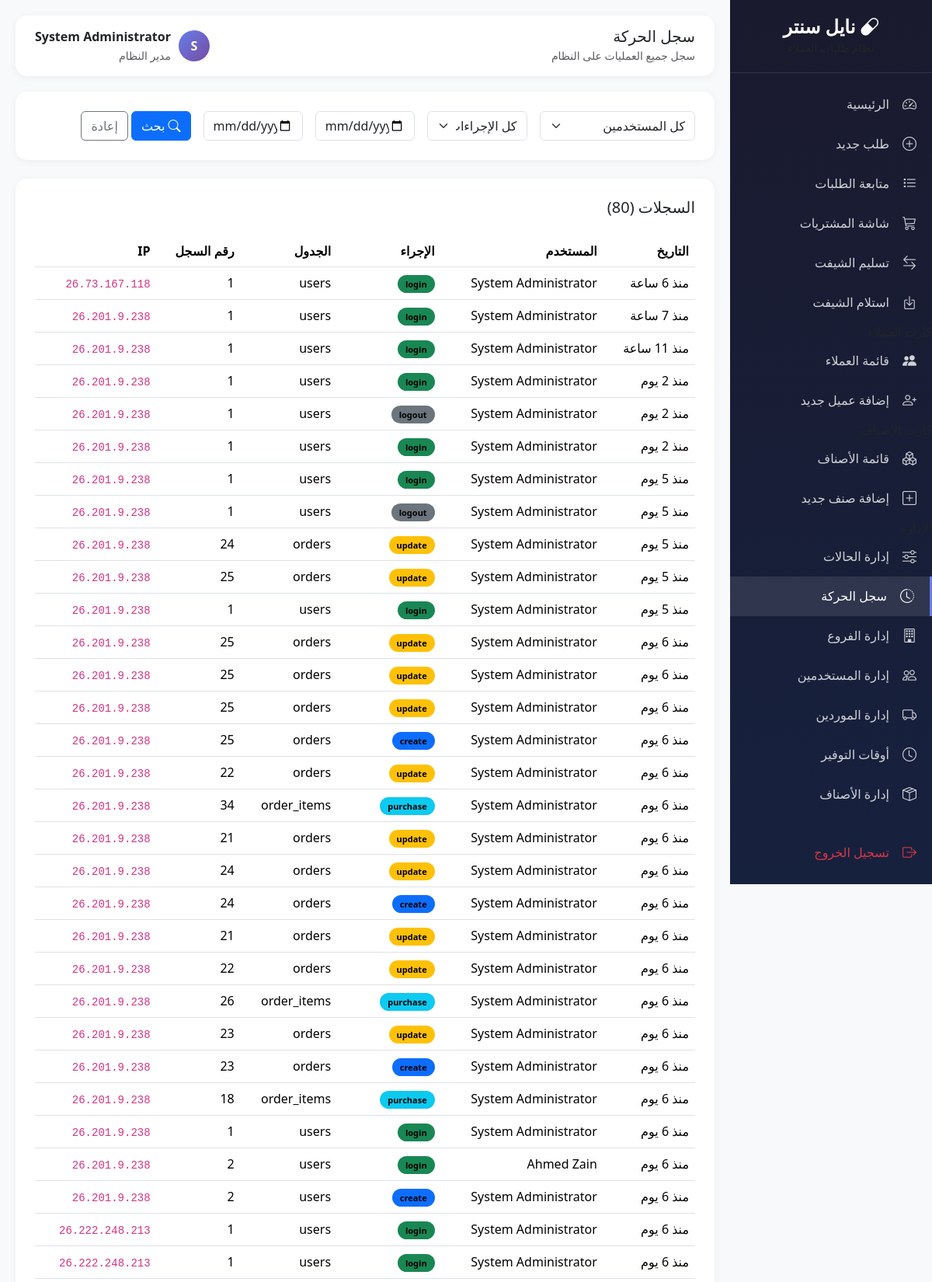
Screenshot of /modules/customer-requests/activity-log.php (signed in, upper part) with the database file from the repository.
### tables this page shows
CREATE TABLE `activity_logs` (
  `id` int(11) NOT NULL,
  `user_id` int(11) DEFAULT NULL,
  `user_name` varchar(100) DEFAULT NULL,
  `action` varchar(50) NOT NULL,
  `table_name` varchar(50) DEFAULT NULL,
  `record_id` int(11) DEFAULT NULL,
  `old_value` text DEFAULT NULL,
  `new_value` text DEFAULT NULL,
  `ip_address` varchar(50) DEFAULT NULL,
  `created_at` timestamp NOT NULL DEFAULT current_timestamp()
);

CREATE TABLE `users` (
  `id` int(11) NOT NULL,
  `username` varchar(50) NOT NULL,
  `password` varchar(255) NOT NULL,
  `full_name` varchar(100) NOT NULL,
  `role` enum('admin','pharmacist','purchaser','cashier') DEFAULT 'pharmacist',
  `branch_code` varchar(20) DEFAULT NULL,
  `phone` varchar(20) DEFAULT NULL,
  `is_active` tinyint(1) DEFAULT 1,
  `last_login` datetime DEFAULT NULL,
  `created_at` timestamp NOT NULL DEFAULT current_timestamp(),
  `updated_at` timestamp NOT NULL DEFAULT current_timestamp() ON UPDATE current_timestamp()
);

### core/config.php (called while the page is built, shortened)
<?php
function timeAgo($datetime) {
    $time = strtotime($datetime);
    $now = time();
    $diff = $now - $time;
    if ($diff < 86400) return 'منذ ' . floor($diff / 3600) . ' ساعة';
    if ($diff < 604800) return 'منذ ' . floor($diff / 86400) . ' يوم';
    return date('Y-m-d', $time);
}

### modules/customer-requests/activity-log.php (the view, shortened to what this page needs)
<?php
require_once __DIR__ . '/../../core/config.php';
$db = getDB();
$date_from = $_GET['date_from'] ?? '';
$date_to = $_GET['date_to'] ?? '';
$sql = "SELECT al.*, u.full_name as user_name
        FROM activity_logs al
        LEFT JOIN users u ON al.user_id = u.id
        WHERE 1=1";
$params = [];
$sql .= " ORDER BY al.created_at DESC LIMIT 500";
$stmt = $db->prepare($sql);
$stmt->execute($params);
$logs = $stmt->fetchAll();
$page_title = 'سجل الحركة';
?>
<!DOCTYPE html>
<html lang="ar" dir="rtl">
<head>
    <link href="https://cdn.jsdelivr.net/npm/bootstrap@5.3.2/dist/css/bootstrap.rtl.min.css" rel="stylesheet">
    <link href="https://cdn.jsdelivr.net/npm/bootstrap-icons@1.11.1/font/bootstrap-icons.css" rel="stylesheet">
</head>
<body>
 <?php require_once __DIR__ . '/../../includes/sidebar.php'; ?>
    <div class="main-content">
        <div class="topbar">
            <div><h5 class="mb-0"><?= $page_title ?></h5><small class="text-muted">سجل جميع العمليات على النظام</small></div>
            <div class="d-flex align-items-center">
                <div class="user-avatar" style="width:40px;height:40px;border-radius:50%;background:linear-gradient(135deg, var(--primary), var(--secondary));color:white;display:flex;align-items:center;justify-content:center;font-weight:700;margin-left:10px;"><?= mb_substr($_SESSION['user_name'], 0, 1) ?></div>
                <div><div class="fw-bold"><?= $_SESSION['user_name'] ?></div><small class="text-muted"><?= $_SESSION['user_role'] === 'admin' ? 'مدير النظام' : 'صيدلي' ?></small></div>
            </div>
        </div>
        <div class="content-card mb-4">
            <form method="GET" class="row g-3">
                <div class="col-md-3">
                    <select class="form-select" name="user">
                        <option value="">كل المستخدمين</option>
                    </select>
                </div>
                <div class="col-md-2">
                    <select class="form-select" name="action">
                        <option value="">كل الإجراءات</option>
                    </select>
                </div>
                <div class="col-md-2">
                    <input type="date" class="form-control" name="date_from" value="<?= $date_from ?>" placeholder="من">
                </div>
                <div class="col-md-2">
                    <input type="date" class="form-control" name="date_to" value="<?= $date_to ?>" placeholder="إلى">
                </div>
                <div class="col-md-3">
                    <button type="submit" class="btn btn-primary"><i class="bi bi-search me-1"></i>بحث</button>
                    <a href="activity-log.php" class="btn btn-outline-secondary">إعادة</a>
                </div>
            </form>
        </div>
        <div class="content-card">
            <h5 class="mb-4">السجلات (<?= count($logs) ?>)</h5>
            <div class="table-responsive">
                <table class="table table-hover">
                    <thead>
                        <tr>
                            <th>التاريخ</th>
                            <th>المستخدم</th>
                            <th>الإجراء</th>
                            <th>الجدول</th>
                            <th>رقم السجل</th>
                            <th>IP</th>
                        </tr>
                    </thead>
                    <tbody>
                        <?php foreach ($logs as $log): ?>
                        <tr class="log-row">
                            <td><?= timeAgo($log['created_at']) ?></td>
                            <td><?= $log['user_name'] ?? 'System' ?></td>
                            <td>
                                <span class="action-badge bg-<?=
                                    $log['action'] === 'login' ? 'success' :
                                    ($log['action'] === 'logout' ? 'secondary' :
                                    ($log['action'] === 'create' ? 'primary' :
                                    ($log['action'] === 'update' ? 'warning' :
                                    ($log['action'] === 'delete' ? 'danger' : 'info')))) ?>">
                                    <?= $log['action'] ?>
                                </span>
                            </td>
                            <td><?= $log['table_name'] ?? '-' ?></td>
                            <td><?= $log['record_id'] ?? '-' ?></td>
                            <td><code><?= $log['ip_address'] ?></code></td>
                        </tr>
                        <?php endforeach; ?>
                    </tbody>
                </table>
            </div>
        </div>
    </div>
</body>
</html>

### modules/customer-requests/activity-log.php (style rules this page uses)
:root { --primary: #667eea; --secondary: #764ba2; }
body { background: #f8f9fa; font-family: 'Segoe UI', Tahoma, Geneva, Verdana, sans-serif; }
.main-content { margin-right: 260px; padding: 20px; }
.topbar { background: white; border-radius: 15px; padding: 15px 25px; margin-bottom: 20px; box-shadow: 0 2px 10px rgba(0,0,0,0.05); display: flex; justify-content: space-between; align-items: center; }
.content-card { background: white; border-radius: 15px; padding: 25px; box-shadow: 0 2px 10px rgba(0,0,0,0.05); }
.log-row { transition: all 0.2s; }
.action-badge { padding: 4px 10px; border-radius: 15px; font-size: 11px; font-weight: 600; }

### rows the page displays
activity_logs: created_at "منذ 6 ساعة", user.full_name "System Administrator", action "login", table_name "users", record "1", ip_address "26.73.167.118"
activity_logs: created_at "منذ 7 ساعة", user.full_name "System Administrator", action "login", table_name "users", record "1", ip_address "26.201.9.238"
activity_logs: created_at "منذ 11 ساعة", user.full_name "System Administrator", action "login", table_name "users", record "1", ip_address "26.201.9.238"
activity_logs: created_at "منذ 2 يوم", user.full_name "System Administrator", action "login", table_name "users", record "1", ip_address "26.201.9.238"
activity_logs: created_at "منذ 2 يوم", user.full_name "System Administrator", action "logout", table_name "users", record "1", ip_address "26.201.9.238"
activity_logs: created_at "منذ 2 يوم", user.full_name "System Administrator", action "login", table_name "users", record "1", ip_address "26.201.9.238"
activity_logs: created_at "منذ 5 يوم", user.full_name "System Administrator", action "login", table_name "users", record "1", ip_address "26.201.9.238"
activity_logs: created_at "منذ 5 يوم", user.full_name "System Administrator", action "logout", table_name "users", record "1", ip_address "26.201.9.238"
activity_logs: created_at "منذ 5 يوم", user.full_name "System Administrator", action "update", table_name "orders", record "24", ip_address "26.201.9.238"
activity_logs: created_at "منذ 5 يوم", user.full_name "System Administrator", action "update", table_name "orders", record "25", ip_address "26.201.9.238"
activity_logs: created_at "منذ 5 يوم", user.full_name "System Administrator", action "login", table_name "users", record "1", ip_address "26.201.9.238"
activity_logs: created_at "منذ 6 يوم", user.full_name "System Administrator", action "update", table_name "orders", record "25", ip_address "26.201.9.238"
activity_logs: created_at "منذ 6 يوم", user.full_name "System Administrator", action "update", table_name "orders", record "25", ip_address "26.201.9.238"
activity_logs: created_at "منذ 6 يوم", user.full_name "System Administrator", action "update", table_name "orders", record "25", ip_address "26.201.9.238"
activity_logs: created_at "منذ 6 يوم", user.full_name "System Administrator", action "create", table_name "orders", record "25", ip_address "26.201.9.238"
activity_logs: created_at "منذ 6 يوم", user.full_name "System Administrator", action "update", table_name "orders", record "22", ip_address "26.201.9.238"
activity_logs: created_at "منذ 6 يوم", user.full_name "System Administrator", action "purchase", table_name "order_items", record "34", ip_address "26.201.9.238"
activity_logs: created_at "منذ 6 يوم", user.full_name "System Administrator", action "update", table_name "orders", record "21", ip_address "26.201.9.238"
activity_logs: created_at "منذ 6 يوم", user.full_name "System Administrator", action "update", table_name "orders", record "24", ip_address "26.201.9.238"
activity_logs: created_at "منذ 6 يوم", user.full_name "System Administrator", action "create", table_name "orders", record "24", ip_address "26.201.9.238"
activity_logs: created_at "منذ 6 يوم", user.full_name "System Administrator", action "update", table_name "orders", record "21", ip_address "26.201.9.238"
activity_logs: created_at "منذ 6 يوم", user.full_name "System Administrator", action "update", table_name "orders", record "22", ip_address "26.201.9.238"
activity_logs: created_at "منذ 6 يوم", user.full_name "System Administrator", action "purchase", table_name "order_items", record "26", ip_address "26.201.9.238"
activity_logs: created_at "منذ 6 يوم", user.full_name "System Administrator", action "update", table_name "orders", record "23", ip_address "26.201.9.238"
activity_logs: created_at "منذ 6 يوم", user.full_name "System Administrator", action "create", table_name "orders", record "23", ip_address "26.201.9.238"
activity_logs: created_at "منذ 6 يوم", user.full_name "System Administrator", action "purchase", table_name "order_items", record "18", ip_address "26.201.9.238"
activity_logs: created_at "منذ 6 يوم", user.full_name "System Administrator", action "login", table_name "users", record "1", ip_address "26.201.9.238"
activity_logs: created_at "منذ 6 يوم", user.full_name "Ahmed Zain", action "login", table_name "users", record "2", ip_address "26.201.9.238"
activity_logs: created_at "منذ 6 يوم", user.full_name "System Administrator", action "create", table_name "users", record "2", ip_address "26.201.9.238"
activity_logs: created_at "منذ 6 يوم", user.full_name "System Administrator", action "login", table_name "users", record "1", ip_address "26.222.248.213"
activity_logs: created_at "منذ 6 يوم", user.full_name "System Administrator", action "login", table_name "users", record "1", ip_address "26.222.248.213"

### other values shown
$page_title "سجل الحركة"
mb_substr($_SESSION['user_name'], 0, 1) "S"
$_SESSION['user_name'] "System Administrator"
count($logs) "80"
